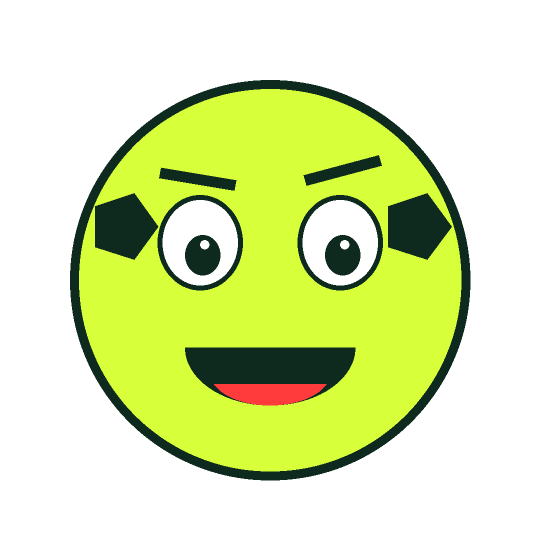
#> input picture medias/mascotte_lulu.png, 1080 x 1080 px, found by its file name (shown at 1/2 size)
$ python -i faire_vignette.py   (imports and definitions only)
#> lines starting #> are read from the running program, lines starting #| are printed output that depends on the picture
# Vignettes (photos de couverture) Lucarne Foot, 1080x1920.
# Usage : python3 outils/faire_vignette.py outils/vignettes.json [nom ...]
# Pour chaque entrée : crée medias/vignettes/<nom>.jpg, puis colle la vignette sur les 2 premières
# images de la vidéo (0,07 s) pour que TikTok et YouTube l'utilisent comme couverture (cover au temps 0).
# Le texte important reste dans la zone centrale 1080x1440 (ce que la grille TikTok affiche).
import json, os, subprocess, sys
from PIL import Image, ImageDraw, ImageFont, ImageFilter, ImageEnhance

RACINE = os.path.dirname(os.path.dirname(os.path.abspath(__file__)))
WW, HH = 1080, 1920
Y = (215, 255, 58); W = (255, 255, 255); BG = (14, 42, 31); R = (255, 59, 59)
BOLD = "/usr/share/fonts/truetype/dejavu/DejaVuSans-Bold.ttf"
COUL = {"Y": Y, "W": W, "R": R}
def F(s): return ImageFont.truetype(BOLD, s)

def fond(chemin, x=0.5, lum=0.55):
#> called with chemin = '../medias/mascotte_lulu.png', x = 0.5, lum = 0.55
    im = Image.open(os.path.join(RACINE, chemin)).convert("RGB")
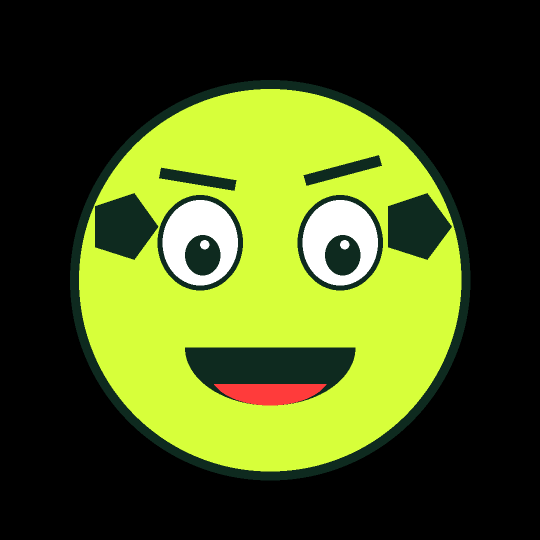
#> im: PIL image 1080x1080 RGB (shown at 1/2 size); mean R, G, B 74, 87.5, 27.8
    k = HH / im.height
#> k = 1.78
    im = im.resize((round(im.width * k), HH), Image.LANCZOS)
#> im: PIL image 1920x1920 RGB
    cx = int(x * im.width); cw = WW
#> after `cx = int(x * im.width)`: cx = 960
    l = min(max(cx - cw // 2, 0), im.width - cw)
#> l = 420
    im = im.crop((l, 0, l + cw, HH))
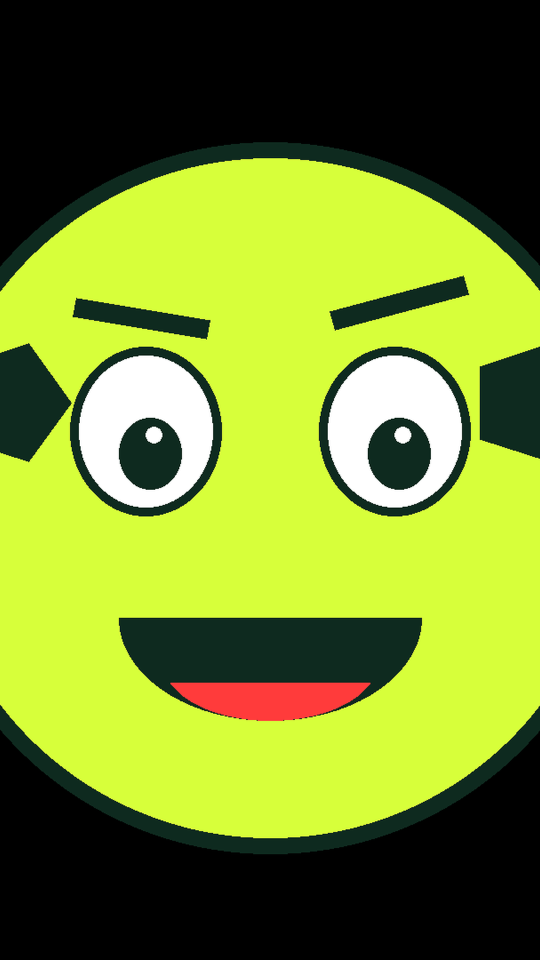
#> im: PIL image 1080x1920 RGB (shown at 1/2 size); mean R, G, B 117.6, 137.8, 44.4
    im = ImageEnhance.Brightness(im).enhance(lum)
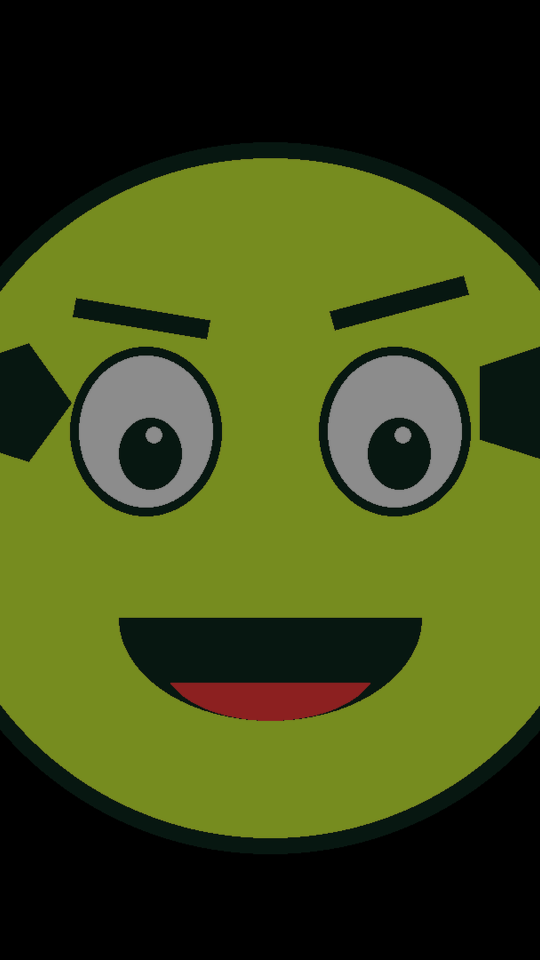
#> im: PIL image 1080x1920 RGB (shown at 1/2 size); mean R, G, B 64.4, 75.6, 24
    im = ImageEnhance.Contrast(im).enhance(1.15)
    return im

# [54 lines left out: functions vignette, ecran_fin, not called in this run]

# [1 line not run here, left out]
# [1 line that did not run here, left out]
# [23 lines not run here, left out]

>>> result = fond('../medias/mascotte_lulu.png')
